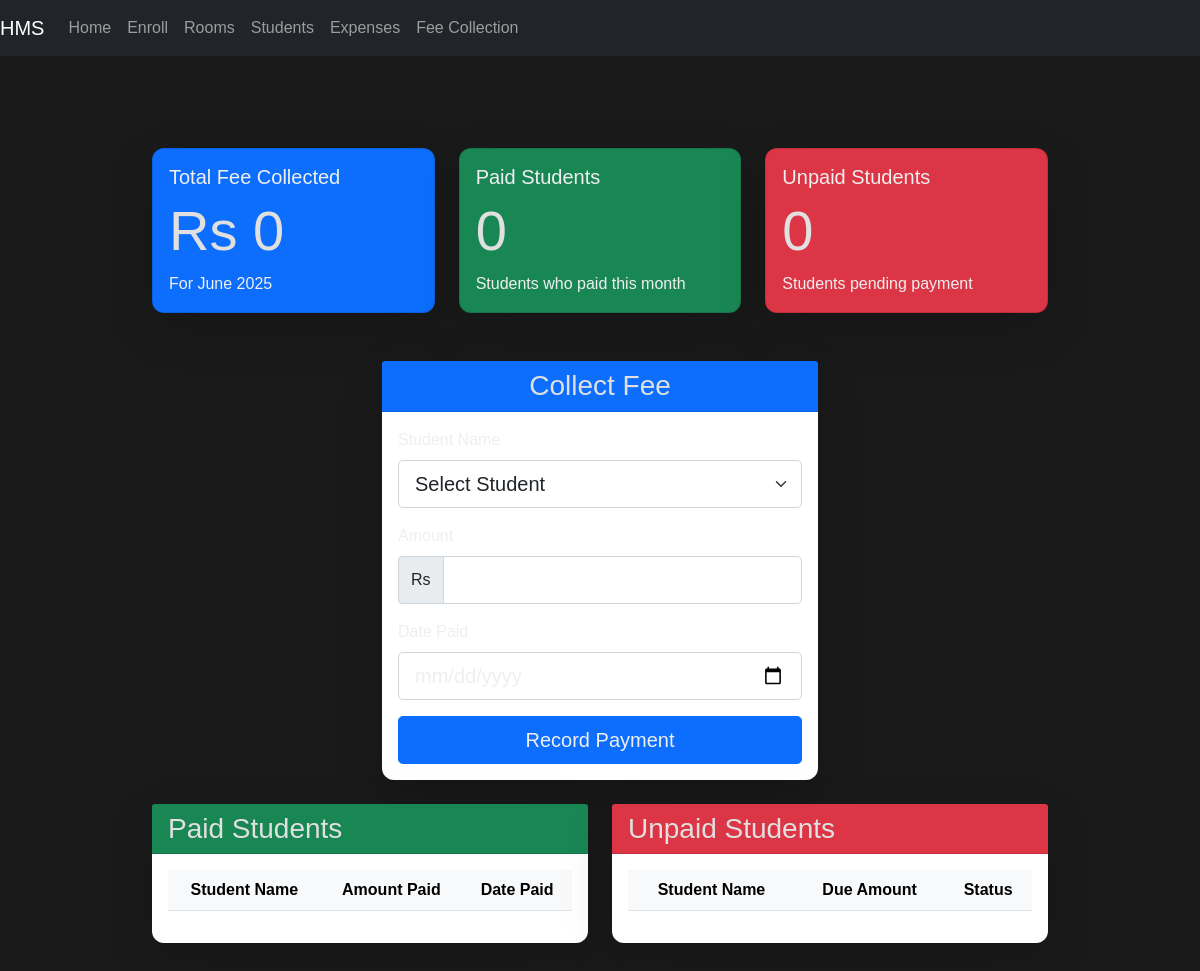
/collect_fee (signed in), run on an earlier commit of the app's database.
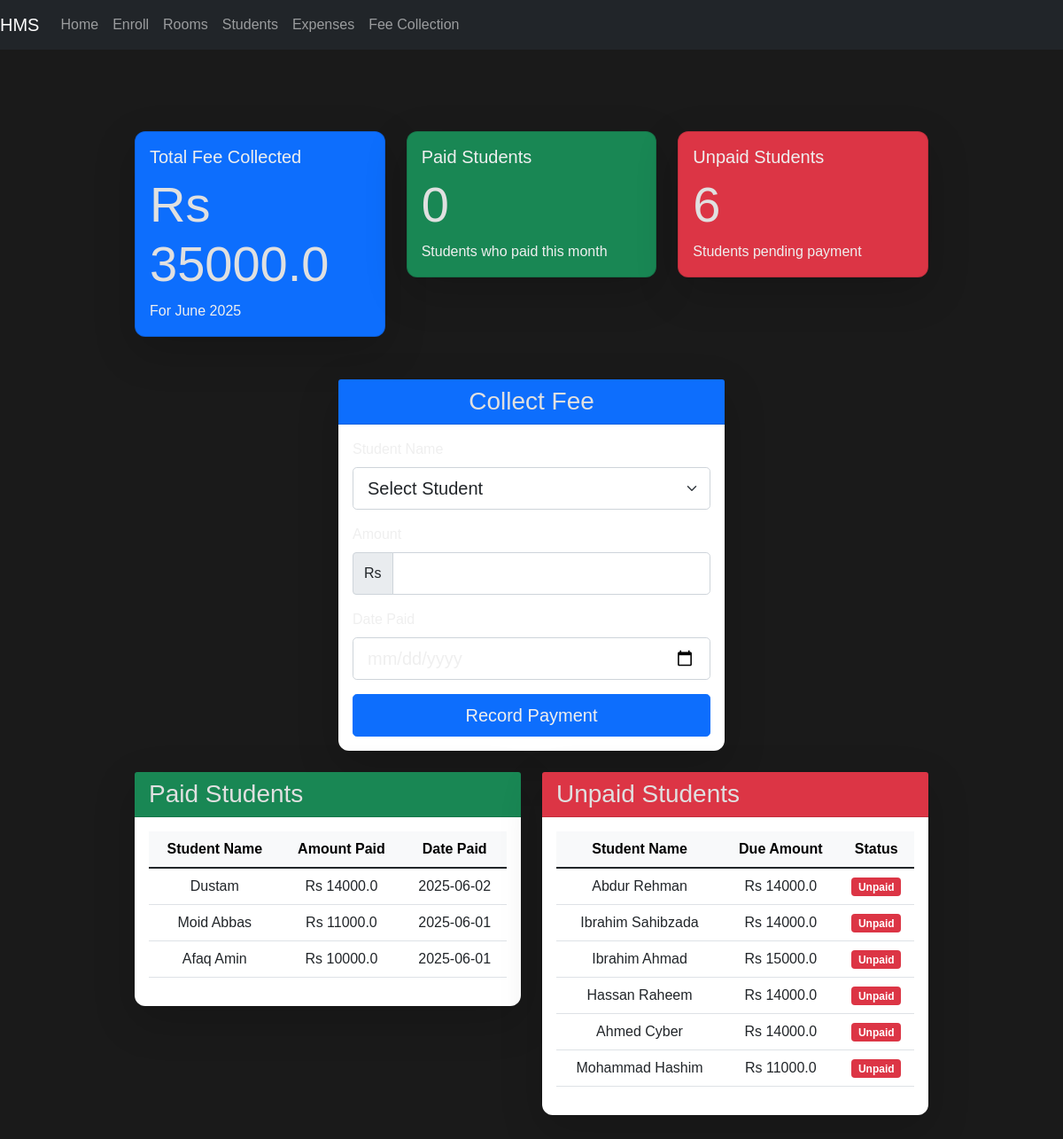
And on a later commit of the database.
### models.py (models this page shows, shortened)
class FeeRecord(db.Model):
    id = db.Column(db.Integer, primary_key=True)
    student_id = db.Column(db.Integer, db.ForeignKey('student.id'), nullable=False)
    amount = db.Column(db.Float, nullable=False)
    date_paid = db.Column(db.Date, default=datetime.utcnow)
    student = relationship('Student', back_populates='fee_records')

class Student(db.Model):
    id = db.Column(db.Integer, primary_key=True)
    name = db.Column(db.String(100), nullable=False)
    fee = db.Column(db.Float, nullable=False)
    room_id = db.Column(db.Integer, db.ForeignKey('room.id'), nullable=False)
    picture = db.Column(db.String(100))
    status = db.Column(db.String(20), default='active')  # active, inactive, graduated
    enrollment_date = db.Column(db.DateTime, default=datetime.utcnow)
    last_fee_payment = db.Column(db.DateTime)
    room = relationship('Room', back_populates='students')
    fee_records = relationship('FeeRecord', back_populates='student')
    @property
    def fee_status(self):
        current_month = datetime.now().month
        current_year = datetime.now().year
        total_paid = sum(record.amount for record in FeeRecord.query.filter(
            FeeRecord.student_id == self.id,
            db.extract('month', FeeRecord.date_paid) == current_month,
            db.extract('year', FeeRecord.date_paid) == current_year
        ).all())
        if total_paid == 0:
            return 'unpaid'
        elif total_paid < self.fee:
            return 'partial'
        else:
            return 'paid'

### app.py (the view, shortened to what this page needs)
@app.route('/collect_fee', methods=['GET', 'POST'])
@login_required
def collect_fee():
    form = FeeCollectionForm()
    month = request.args.get('month', datetime.now().month, type=int)
    year = request.args.get('year', datetime.now().year, type=int)
    active_students = Student.query.filter_by(status='active').all()
    fully_paid_students = []
    partially_paid_students = []
    unpaid_students = []
    for student in active_students:
        if student.fee_status == 'paid':
            fully_paid_students.append(student)
        elif student.fee_status == 'partial':
            partially_paid_students.append(student)
        else:
            unpaid_students.append(student)
    fee_records = FeeRecord.query.filter(
        db.extract('year', FeeRecord.date_paid) == year,
        db.extract('month', FeeRecord.date_paid) == month
    ).join(Student).all()
    total_fee = sum(record.amount for record in fee_records)
    return render_template('collect_fee.html',
                         form=form,
                         fee_records=fee_records,
                         total_fee=total_fee,
                         current_month=month,
                         current_year=year,
                         month_name=month_name,
                         fully_paid_students=fully_paid_students,
                         partially_paid_students=partially_paid_students,
                         unpaid_students=unpaid_students)

### forms.py
class FeeCollectionForm(FlaskForm):
    student_name = StringField('Student Name', validators=[DataRequired()])
    amount = FloatField('Amount', validators=[DataRequired()])
    date = DateField('Date Paid', validators=[DataRequired()])
    submit = SubmitField('Record Payment')

### app.py (called while the page is built)
@login_manager.user_loader
def load_user(user_id):
    return Admin.query.get(int(user_id))

### templates/collect_fee.html (shortened to what this page needs)
{% extends 'base.html' %}
{% block content %}
<div class="container-fluid mt-4">
    <div class="row">
        <div class="col-md-4">
            <div class="card bg-primary text-white mb-4 shadow-lg" style="animation: slideInLeft 0.5s;">
                <div class="card-body">
                    <h5 class="card-title">Total Fee Collected</h5>
                    <h2 class="display-4">Rs {{ total_fee }}</h2>
                    <p class="mb-0">For {{ month_name[current_month] }} {{ current_year }}</p>
                </div>
            </div>
        </div>
        <div class="col-md-4">
            <div class="card bg-success text-white mb-4 shadow-lg" style="animation: slideInUp 0.5s;">
                <div class="card-body">
                    <h5 class="card-title">Paid Students</h5>
                    <h2 class="display-4">{{ paid_students|length }}</h2>
                    <p class="mb-0">Students who paid this month</p>
                </div>
            </div>
        </div>
        <div class="col-md-4">
            <div class="card bg-danger text-white mb-4 shadow-lg" style="animation: slideInRight 0.5s;">
                <div class="card-body">
                    <h5 class="card-title">Unpaid Students</h5>
                    <h2 class="display-4">{{ unpaid_students|length }}</h2>
                    <p class="mb-0">Students pending payment</p>
                </div>
            </div>
        </div>
    </div>
</div>
<div class="container-fluid mt-4">
    <div class="row justify-content-center">
        <div class="col-md-6">
            <div class="card shadow-lg border-0 rounded-lg" style="animation: fadeIn 0.5s;">
                <div class="card-header bg-primary text-white">
                    <h3 class="text-center mb-0">Collect Fee</h3>
                </div>
                <div class="card-body">
                    <form method="POST" action="{{ url_for('collect_fee') }}" class="needs-validation" novalidate>
                        <div class="mb-3">
                            <label for="student_name" class="form-label">Student Name</label>
                            <select name="student_name" id="student_name" class="form-select form-select-lg" required="required">
                                <option value="">Select Student</option>
                            </select>
                        </div>
                        <div class="mb-3">
                            <label for="amount" class="form-label">Amount</label>
                            <div class="input-group">
                                <span class="input-group-text">Rs</span>
                                {{ form.amount(class="form-control form-control-lg", id="amount", required="required") }}
                            </div>
                        </div>
                        <div class="mb-3">
                            <label for="date" class="form-label">Date Paid</label>
                            {{ form.date(class="form-control form-control-lg", type="date", required="required") }}
                        </div>
                        <div class="d-grid gap-2">
                            {{ form.submit(class="btn btn-primary btn-lg") }}
                        </div>
                    </form>
                </div>
            </div>
        </div>
    </div>
</div>
<div class="container-fluid mt-4">
    <div class="row">
        <div class="col-md-6">
            <div class="card shadow-lg border-0 rounded-lg mb-4" style="animation: fadeIn 0.5s;">
                <div class="card-header bg-success text-white">
                    <h3 class="mb-0">Paid Students</h3>
                </div>
                <div class="card-body">
                    <div class="table-responsive">
                        <table class="table table-hover">
                            <thead class="table-light">
                                <tr>
                                    <th>Student Name</th>
                                    <th>Amount Paid</th>
                                    <th>Date Paid</th>
                                </tr>
                            </thead>
                            <tbody>
                                {% for record in fee_records %}
                                <tr>
                                    <td>{{ record.student.name }}</td>
                                    <td>Rs {{ record.amount }}</td>
                                    <td>{{ record.date_paid.strftime('%Y-%m-%d') }}</td>
                                </tr>
                                {% endfor %}
                            </tbody>
                        </table>
                    </div>
                </div>
            </div>
        </div>
        <div class="col-md-6">
            <div class="card shadow-lg border-0 rounded-lg mb-4" style="animation: fadeIn 0.5s;">
                <div class="card-header bg-danger text-white">
                    <h3 class="mb-0">Unpaid Students</h3>
                </div>
                <div class="card-body">
                    <div class="table-responsive">
                        <table class="table table-hover">
                            <thead class="table-light">
                                <tr>
                                    <th>Student Name</th>
                                    <th>Due Amount</th>
                                    <th>Status</th>
                                </tr>
                            </thead>
                            <tbody>
                                {% for student in unpaid_students %}
                                <tr>
                                    <td>{{ student.name }}</td>
                                    <td>Rs {{ student.fee }}</td>
                                    <td>
                                        <span class="badge bg-danger">Unpaid</span>
                                    </td>
                                </tr>
                                {% endfor %}
                            </tbody>
                        </table>
                    </div>
                </div>
            </div>
        </div>
    </div>
</div>
{% endblock %}

### templates/base.html (shortened to what this page needs)
<!DOCTYPE html>
<html lang="en">
<head>
    <link href="https://cdn.jsdelivr.net/npm/bootstrap@5.1.3/dist/css/bootstrap.min.css" rel="stylesheet">
    <link rel="stylesheet" href="{{ url_for('static', filename='style.css') }}">
</head>
<body>
    <nav class="navbar navbar-expand-lg navbar-dark bg-dark">
      <a class="navbar-brand" href="{{ url_for('home') }}">HMS</a>
      <div class="collapse navbar-collapse" id="navbarNav">
          <ul class="navbar-nav">
              <li class="nav-item active"><a class="nav-link" href="{{ url_for('admin_dashboard') }}">Home</a></li>
              <li class="nav-item"><a class="nav-link" href="{{ url_for('enroll') }}">Enroll</a></li>
              <li class="nav-item"><a class="nav-link" href="{{ url_for('rooms') }}">Rooms</a></li>
              <li class="nav-item"><a class="nav-link" href="{{ url_for('students') }}">Students</a></li>
              <li class="nav-item"><a class="nav-link" href="{{ url_for('expenses') }}">Expenses</a></li>
              <li class="nav-item"><a class="nav-link" href="{{ url_for('collect_fee') }}">Fee Collection</a></li>
            </ul>
      </div>
    </nav>
    <div class="container mt-5">
        {% block content %}{% endblock %}
    </div>
</body>
</html>

### static/style.css (style rules this page uses)
body { font-family: Arial, sans-serif; background-color: #1a1a1a; color: white; margin: 0; padding: 0; }
h1, h2, h3, h4, h5, h6 { color: #e0e0e0; }
.container { width: 80%; margin: 0 auto; padding: 20px; }
.card { box-shadow: 0 4px 8px rgba(0, 0, 0, 0.1); border-radius: 12px; color: black !important; }
.btn-primary, .btn-danger { transition: transform 0.2s ease-in-out; }
.table th, .table td { vertical-align: middle; text-align: center; }
.card-body, .card-title, .form-label, input { color: rgb(239, 239, 239) !important; }

### templates/collect_fee.html (style rules this page uses)
.card { transition: transform 0.3s ease; }

What changed in the data, as far as the page shows it:
added FeeRecord: student.name "Dustam", amount "14000.0", date_paid "2025-06-02"
added FeeRecord: student.name "Moid Abbas", amount "11000.0", date_paid "2025-06-01"
added FeeRecord: student.name "Afaq Amin", amount "10000.0", date_paid "2025-06-01"
added Student: name "Abdur Rehman", fee "14000.0"
added Student: name "Ibrahim Sahibzada", fee "14000.0"
added Student: name "Ibrahim Ahmad", fee "15000.0"
added Student: name "Hassan Raheem", fee "14000.0"
added Student: name "Ahmed Cyber", fee "14000.0"
added Student: name "Mohammad Hashim", fee "11000.0"
Also different on the page:
{{ total_fee }}: "0" → "35000.0"
{{ unpaid_students|length }}: "0" → "6"
